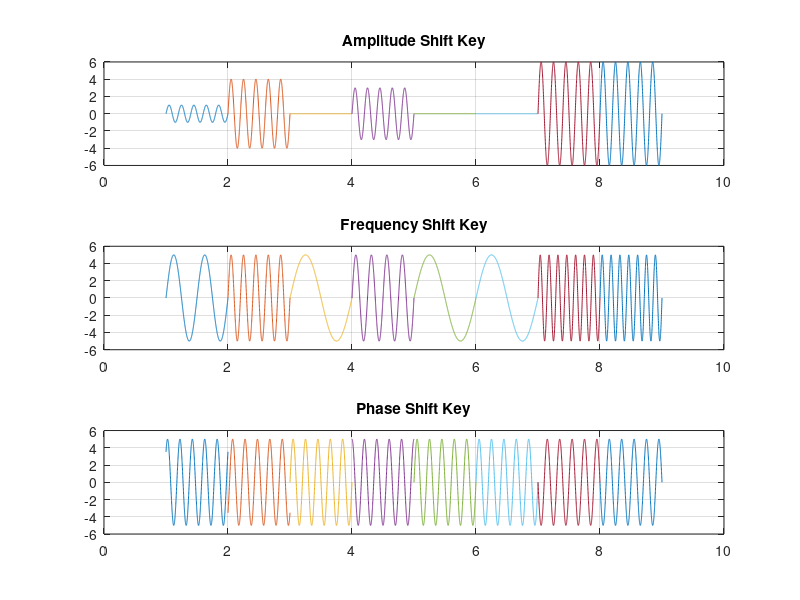

MATLAB code for this plot:
close all; 
clc; 
A=5;
f=5;  

x=[001 100 000 011 000 000 110 110]; % input signal ; 
nx=size(x,2); 
 
i=1; 
while i<nx+1 
     t = i:0.001:i+1; 
    if x(i)==000 
       ask=0*sin(2*pi*f*t); 
       fsk=A*sin(2*pi*1*t); 
       psk=A*sin(2*pi*f*t+0); 
    elseif x(i)==001
       ask=1*sin(2*pi*f*t); 
       fsk=A*sin(2*pi*2*t); 
       psk=A*sin(2*pi*f*t+(pi/4));
    elseif x(i)==010
       ask=2*sin(2*pi*f*t); 
       fsk=A*sin(2*pi*3*t); 
       psk=A*sin(2*pi*f*t+(3*pi/4));
    elseif x(i)==011
       ask=3*sin(2*pi*f*t); 
       fsk=A*sin(2*pi*4*t); 
       psk=A*sin(2*pi*f*t+(pi/2));
    elseif x(i)==100
       ask=4*sin(2*pi*f*t); 
       fsk=A*sin(2*pi*5*t); 
       psk=A*sin(2*pi*f*t+(-pi/4));
    elseif x(i)==101
       ask=5*sin(2*pi*f*t); 
       fsk=A*sin(2*pi*6*t); 
       psk=A*sin(2*pi*f*t+(-pi/2));
    elseif x(i)==110
       ask=6*sin(2*pi*f*t); 
       fsk=A*sin(2*pi*7*t); 
       psk=A*sin(2*pi*f*t+(pi));
    else 
        ask=7*sin(2*pi*f*t); 
        fsk=A*sin(2*pi*8*t); 
        psk=A*sin(2*pi*f*t+(-3*pi/4)); 
    end 
    subplot(3,1,1); 
    plot(t,ask); 
    hold on; 
    grid on;
 title('Amplitude Shift Key') 
    subplot(3,1,2); 
    plot(t,fsk); 
    hold on; 
    grid on; 
title('Frequency Shift Key') 
    subplot(3,1,3); 
    plot(t,psk); 
    hold on; 
    grid on; 
 title('Phase Shift Key') 
    i=i+1; 
end